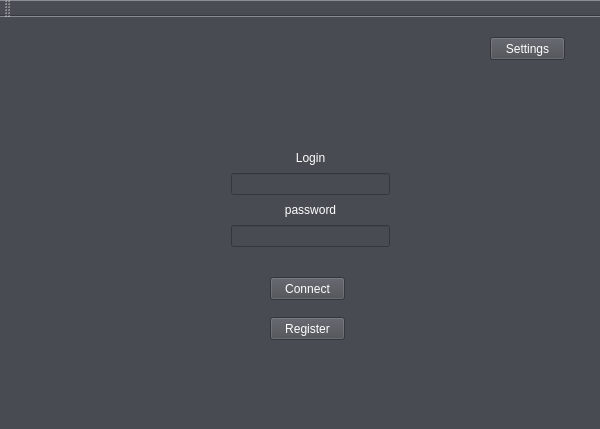
<?xml version="1.0" encoding="UTF-8"?>
<ui version="4.0">
 <class>LogGUIClass</class>
 <widget class="QMainWindow" name="LogGUIClass">
  <property name="geometry">
   <rect>
    <x>0</x>
    <y>0</y>
    <width>600</width>
    <height>429</height>
   </rect>
  </property>
  <property name="palette">
   <palette>
    <active>
     <colorrole role="WindowText">
      <brush brushstyle="SolidPattern">
       <color alpha="255">
        <red>0</red>
        <green>0</green>
        <blue>0</blue>
       </color>
      </brush>
     </colorrole>
     <colorrole role="Button">
      <brush brushstyle="SolidPattern">
       <color alpha="255">
        <red>72</red>
        <green>75</green>
        <blue>81</blue>
       </color>
      </brush>
     </colorrole>
     <colorrole role="Base">
      <brush brushstyle="SolidPattern">
       <color alpha="255">
        <red>72</red>
        <green>75</green>
        <blue>81</blue>
       </color>
      </brush>
     </colorrole>
     <colorrole role="Window">
      <brush brushstyle="SolidPattern">
       <color alpha="255">
        <red>72</red>
        <green>75</green>
        <blue>81</blue>
       </color>
      </brush>
     </colorrole>
    </active>
    <inactive>
     <colorrole role="WindowText">
      <brush brushstyle="SolidPattern">
       <color alpha="255">
        <red>0</red>
        <green>0</green>
        <blue>0</blue>
       </color>
      </brush>
     </colorrole>
     <colorrole role="Button">
      <brush brushstyle="SolidPattern">
       <color alpha="255">
        <red>72</red>
        <green>75</green>
        <blue>81</blue>
       </color>
      </brush>
     </colorrole>
     <colorrole role="Base">
      <brush brushstyle="SolidPattern">
       <color alpha="255">
        <red>72</red>
        <green>75</green>
        <blue>81</blue>
       </color>
      </brush>
     </colorrole>
     <colorrole role="Window">
      <brush brushstyle="SolidPattern">
       <color alpha="255">
        <red>72</red>
        <green>75</green>
        <blue>81</blue>
       </color>
      </brush>
     </colorrole>
    </inactive>
    <disabled>
     <colorrole role="WindowText">
      <brush brushstyle="SolidPattern">
       <color alpha="255">
        <red>120</red>
        <green>120</green>
        <blue>120</blue>
       </color>
      </brush>
     </colorrole>
     <colorrole role="Button">
      <brush brushstyle="SolidPattern">
       <color alpha="255">
        <red>72</red>
        <green>75</green>
        <blue>81</blue>
       </color>
      </brush>
     </colorrole>
     <colorrole role="Base">
      <brush brushstyle="SolidPattern">
       <color alpha="255">
        <red>72</red>
        <green>75</green>
        <blue>81</blue>
       </color>
      </brush>
     </colorrole>
     <colorrole role="Window">
      <brush brushstyle="SolidPattern">
       <color alpha="255">
        <red>72</red>
        <green>75</green>
        <blue>81</blue>
       </color>
      </brush>
     </colorrole>
    </disabled>
   </palette>
  </property>
  <property name="windowTitle">
   <string>LogGUI</string>
  </property>
  <property name="styleSheet">
   <string notr="true">background-color: rgb(72, 75, 81);</string>
  </property>
  <widget class="QWidget" name="centralWidget">
   <widget class="QPushButton" name="connect_btn">
    <property name="geometry">
     <rect>
      <x>270</x>
      <y>260</y>
      <width>75</width>
      <height>23</height>
     </rect>
    </property>
    <property name="palette">
     <palette>
      <active>
       <colorrole role="WindowText">
        <brush brushstyle="SolidPattern">
         <color alpha="255">
          <red>255</red>
          <green>255</green>
          <blue>255</blue>
         </color>
        </brush>
       </colorrole>
       <colorrole role="Button">
        <brush brushstyle="SolidPattern">
         <color alpha="255">
          <red>255</red>
          <green>255</green>
          <blue>255</blue>
         </color>
        </brush>
       </colorrole>
       <colorrole role="Text">
        <brush brushstyle="SolidPattern">
         <color alpha="255">
          <red>255</red>
          <green>255</green>
          <blue>255</blue>
         </color>
        </brush>
       </colorrole>
       <colorrole role="ButtonText">
        <brush brushstyle="SolidPattern">
         <color alpha="255">
          <red>255</red>
          <green>255</green>
          <blue>255</blue>
         </color>
        </brush>
       </colorrole>
       <colorrole role="Base">
        <brush brushstyle="SolidPattern">
         <color alpha="255">
          <red>72</red>
          <green>75</green>
          <blue>81</blue>
         </color>
        </brush>
       </colorrole>
       <colorrole role="Window">
        <brush brushstyle="SolidPattern">
         <color alpha="255">
          <red>72</red>
          <green>75</green>
          <blue>81</blue>
         </color>
        </brush>
       </colorrole>
       <colorrole role="ToolTipText">
        <brush brushstyle="SolidPattern">
         <color alpha="255">
          <red>255</red>
          <green>255</green>
          <blue>255</blue>
         </color>
        </brush>
       </colorrole>
      </active>
      <inactive>
       <colorrole role="WindowText">
        <brush brushstyle="SolidPattern">
         <color alpha="255">
          <red>255</red>
          <green>255</green>
          <blue>255</blue>
         </color>
        </brush>
       </colorrole>
       <colorrole role="Button">
        <brush brushstyle="SolidPattern">
         <color alpha="255">
          <red>255</red>
          <green>255</green>
          <blue>255</blue>
         </color>
        </brush>
       </colorrole>
       <colorrole role="Text">
        <brush brushstyle="SolidPattern">
         <color alpha="255">
          <red>255</red>
          <green>255</green>
          <blue>255</blue>
         </color>
        </brush>
       </colorrole>
       <colorrole role="ButtonText">
        <brush brushstyle="SolidPattern">
         <color alpha="255">
          <red>255</red>
          <green>255</green>
          <blue>255</blue>
         </color>
        </brush>
       </colorrole>
       <colorrole role="Base">
        <brush brushstyle="SolidPattern">
         <color alpha="255">
          <red>72</red>
          <green>75</green>
          <blue>81</blue>
         </color>
        </brush>
       </colorrole>
       <colorrole role="Window">
        <brush brushstyle="SolidPattern">
         <color alpha="255">
          <red>72</red>
          <green>75</green>
          <blue>81</blue>
         </color>
        </brush>
       </colorrole>
       <colorrole role="ToolTipText">
        <brush brushstyle="SolidPattern">
         <color alpha="255">
          <red>255</red>
          <green>255</green>
          <blue>255</blue>
         </color>
        </brush>
       </colorrole>
      </inactive>
      <disabled>
       <colorrole role="WindowText">
        <brush brushstyle="SolidPattern">
         <color alpha="255">
          <red>120</red>
          <green>120</green>
          <blue>120</blue>
         </color>
        </brush>
       </colorrole>
       <colorrole role="Button">
        <brush brushstyle="SolidPattern">
         <color alpha="255">
          <red>255</red>
          <green>255</green>
          <blue>255</blue>
         </color>
        </brush>
       </colorrole>
       <colorrole role="Text">
        <brush brushstyle="SolidPattern">
         <color alpha="255">
          <red>120</red>
          <green>120</green>
          <blue>120</blue>
         </color>
        </brush>
       </colorrole>
       <colorrole role="ButtonText">
        <brush brushstyle="SolidPattern">
         <color alpha="255">
          <red>120</red>
          <green>120</green>
          <blue>120</blue>
         </color>
        </brush>
       </colorrole>
       <colorrole role="Base">
        <brush brushstyle="SolidPattern">
         <color alpha="255">
          <red>72</red>
          <green>75</green>
          <blue>81</blue>
         </color>
        </brush>
       </colorrole>
       <colorrole role="Window">
        <brush brushstyle="SolidPattern">
         <color alpha="255">
          <red>72</red>
          <green>75</green>
          <blue>81</blue>
         </color>
        </brush>
       </colorrole>
       <colorrole role="ToolTipText">
        <brush brushstyle="SolidPattern">
         <color alpha="255">
          <red>255</red>
          <green>255</green>
          <blue>255</blue>
         </color>
        </brush>
       </colorrole>
      </disabled>
     </palette>
    </property>
    <property name="text">
     <string>Connect</string>
    </property>
   </widget>
   <widget class="QPushButton" name="settings_btn">
    <property name="geometry">
     <rect>
      <x>490</x>
      <y>20</y>
      <width>75</width>
      <height>23</height>
     </rect>
    </property>
    <property name="palette">
     <palette>
      <active>
       <colorrole role="Button">
        <brush brushstyle="SolidPattern">
         <color alpha="255">
          <red>72</red>
          <green>75</green>
          <blue>81</blue>
         </color>
        </brush>
       </colorrole>
       <colorrole role="ButtonText">
        <brush brushstyle="SolidPattern">
         <color alpha="255">
          <red>255</red>
          <green>255</green>
          <blue>255</blue>
         </color>
        </brush>
       </colorrole>
       <colorrole role="Base">
        <brush brushstyle="SolidPattern">
         <color alpha="255">
          <red>72</red>
          <green>75</green>
          <blue>81</blue>
         </color>
        </brush>
       </colorrole>
       <colorrole role="Window">
        <brush brushstyle="SolidPattern">
         <color alpha="255">
          <red>72</red>
          <green>75</green>
          <blue>81</blue>
         </color>
        </brush>
       </colorrole>
       <colorrole role="HighlightedText">
        <brush brushstyle="SolidPattern">
         <color alpha="255">
          <red>236</red>
          <green>255</green>
          <blue>137</blue>
         </color>
        </brush>
       </colorrole>
      </active>
      <inactive>
       <colorrole role="Button">
        <brush brushstyle="SolidPattern">
         <color alpha="255">
          <red>72</red>
          <green>75</green>
          <blue>81</blue>
         </color>
        </brush>
       </colorrole>
       <colorrole role="ButtonText">
        <brush brushstyle="SolidPattern">
         <color alpha="255">
          <red>255</red>
          <green>255</green>
          <blue>255</blue>
         </color>
        </brush>
       </colorrole>
       <colorrole role="Base">
        <brush brushstyle="SolidPattern">
         <color alpha="255">
          <red>72</red>
          <green>75</green>
          <blue>81</blue>
         </color>
        </brush>
       </colorrole>
       <colorrole role="Window">
        <brush brushstyle="SolidPattern">
         <color alpha="255">
          <red>72</red>
          <green>75</green>
          <blue>81</blue>
         </color>
        </brush>
       </colorrole>
       <colorrole role="HighlightedText">
        <brush brushstyle="SolidPattern">
         <color alpha="255">
          <red>236</red>
          <green>255</green>
          <blue>137</blue>
         </color>
        </brush>
       </colorrole>
      </inactive>
      <disabled>
       <colorrole role="Button">
        <brush brushstyle="SolidPattern">
         <color alpha="255">
          <red>72</red>
          <green>75</green>
          <blue>81</blue>
         </color>
        </brush>
       </colorrole>
       <colorrole role="ButtonText">
        <brush brushstyle="SolidPattern">
         <color alpha="255">
          <red>120</red>
          <green>120</green>
          <blue>120</blue>
         </color>
        </brush>
       </colorrole>
       <colorrole role="Base">
        <brush brushstyle="SolidPattern">
         <color alpha="255">
          <red>72</red>
          <green>75</green>
          <blue>81</blue>
         </color>
        </brush>
       </colorrole>
       <colorrole role="Window">
        <brush brushstyle="SolidPattern">
         <color alpha="255">
          <red>72</red>
          <green>75</green>
          <blue>81</blue>
         </color>
        </brush>
       </colorrole>
       <colorrole role="HighlightedText">
        <brush brushstyle="SolidPattern">
         <color alpha="255">
          <red>236</red>
          <green>255</green>
          <blue>137</blue>
         </color>
        </brush>
       </colorrole>
      </disabled>
     </palette>
    </property>
    <property name="styleSheet">
     <string notr="true">selection-color: rgb(236, 255, 137);</string>
    </property>
    <property name="text">
     <string>Settings</string>
    </property>
   </widget>
   <widget class="QWidget" name="layoutWidget">
    <property name="geometry">
     <rect>
      <x>220</x>
      <y>120</y>
      <width>181</width>
      <height>121</height>
     </rect>
    </property>
    <layout class="QVBoxLayout" name="verticalLayout">
     <item>
      <widget class="QLabel" name="label_login">
       <property name="palette">
        <palette>
         <active>
          <colorrole role="WindowText">
           <brush brushstyle="SolidPattern">
            <color alpha="255">
             <red>255</red>
             <green>255</green>
             <blue>255</blue>
            </color>
           </brush>
          </colorrole>
          <colorrole role="Button">
           <brush brushstyle="SolidPattern">
            <color alpha="255">
             <red>72</red>
             <green>75</green>
             <blue>81</blue>
            </color>
           </brush>
          </colorrole>
          <colorrole role="Text">
           <brush brushstyle="SolidPattern">
            <color alpha="255">
             <red>0</red>
             <green>0</green>
             <blue>0</blue>
            </color>
           </brush>
          </colorrole>
          <colorrole role="Base">
           <brush brushstyle="SolidPattern">
            <color alpha="255">
             <red>72</red>
             <green>75</green>
             <blue>81</blue>
            </color>
           </brush>
          </colorrole>
          <colorrole role="Window">
           <brush brushstyle="SolidPattern">
            <color alpha="255">
             <red>72</red>
             <green>75</green>
             <blue>81</blue>
            </color>
           </brush>
          </colorrole>
         </active>
         <inactive>
          <colorrole role="WindowText">
           <brush brushstyle="SolidPattern">
            <color alpha="255">
             <red>255</red>
             <green>255</green>
             <blue>255</blue>
            </color>
           </brush>
          </colorrole>
          <colorrole role="Button">
           <brush brushstyle="SolidPattern">
            <color alpha="255">
             <red>72</red>
             <green>75</green>
             <blue>81</blue>
            </color>
           </brush>
          </colorrole>
          <colorrole role="Text">
           <brush brushstyle="SolidPattern">
            <color alpha="255">
             <red>0</red>
             <green>0</green>
             <blue>0</blue>
            </color>
           </brush>
          </colorrole>
          <colorrole role="Base">
           <brush brushstyle="SolidPattern">
            <color alpha="255">
             <red>72</red>
             <green>75</green>
             <blue>81</blue>
            </color>
           </brush>
          </colorrole>
          <colorrole role="Window">
           <brush brushstyle="SolidPattern">
            <color alpha="255">
             <red>72</red>
             <green>75</green>
             <blue>81</blue>
            </color>
           </brush>
          </colorrole>
         </inactive>
         <disabled>
          <colorrole role="WindowText">
           <brush brushstyle="SolidPattern">
            <color alpha="255">
             <red>120</red>
             <green>120</green>
             <blue>120</blue>
            </color>
           </brush>
          </colorrole>
          <colorrole role="Button">
           <brush brushstyle="SolidPattern">
            <color alpha="255">
             <red>72</red>
             <green>75</green>
             <blue>81</blue>
            </color>
           </brush>
          </colorrole>
          <colorrole role="Text">
           <brush brushstyle="SolidPattern">
            <color alpha="255">
             <red>120</red>
             <green>120</green>
             <blue>120</blue>
            </color>
           </brush>
          </colorrole>
          <colorrole role="Base">
           <brush brushstyle="SolidPattern">
            <color alpha="255">
             <red>72</red>
             <green>75</green>
             <blue>81</blue>
            </color>
           </brush>
          </colorrole>
          <colorrole role="Window">
           <brush brushstyle="SolidPattern">
            <color alpha="255">
             <red>72</red>
             <green>75</green>
             <blue>81</blue>
            </color>
           </brush>
          </colorrole>
         </disabled>
        </palette>
       </property>
       <property name="text">
        <string>Login</string>
       </property>
       <property name="alignment">
        <set>Qt::AlignCenter</set>
       </property>
      </widget>
     </item>
     <item>
      <widget class="QLineEdit" name="login_edit"/>
     </item>
     <item>
      <widget class="QLabel" name="label_psw">
       <property name="palette">
        <palette>
         <active>
          <colorrole role="WindowText">
           <brush brushstyle="SolidPattern">
            <color alpha="255">
             <red>255</red>
             <green>255</green>
             <blue>255</blue>
            </color>
           </brush>
          </colorrole>
          <colorrole role="Button">
           <brush brushstyle="SolidPattern">
            <color alpha="255">
             <red>72</red>
             <green>75</green>
             <blue>81</blue>
            </color>
           </brush>
          </colorrole>
          <colorrole role="Base">
           <brush brushstyle="SolidPattern">
            <color alpha="255">
             <red>72</red>
             <green>75</green>
             <blue>81</blue>
            </color>
           </brush>
          </colorrole>
          <colorrole role="Window">
           <brush brushstyle="SolidPattern">
            <color alpha="255">
             <red>72</red>
             <green>75</green>
             <blue>81</blue>
            </color>
           </brush>
          </colorrole>
         </active>
         <inactive>
          <colorrole role="WindowText">
           <brush brushstyle="SolidPattern">
            <color alpha="255">
             <red>255</red>
             <green>255</green>
             <blue>255</blue>
            </color>
           </brush>
          </colorrole>
          <colorrole role="Button">
           <brush brushstyle="SolidPattern">
            <color alpha="255">
             <red>72</red>
             <green>75</green>
             <blue>81</blue>
            </color>
           </brush>
          </colorrole>
          <colorrole role="Base">
           <brush brushstyle="SolidPattern">
            <color alpha="255">
             <red>72</red>
             <green>75</green>
             <blue>81</blue>
            </color>
           </brush>
          </colorrole>
          <colorrole role="Window">
           <brush brushstyle="SolidPattern">
            <color alpha="255">
             <red>72</red>
             <green>75</green>
             <blue>81</blue>
            </color>
           </brush>
          </colorrole>
         </inactive>
         <disabled>
          <colorrole role="WindowText">
           <brush brushstyle="SolidPattern">
            <color alpha="255">
             <red>120</red>
             <green>120</green>
             <blue>120</blue>
            </color>
           </brush>
          </colorrole>
          <colorrole role="Button">
           <brush brushstyle="SolidPattern">
            <color alpha="255">
             <red>72</red>
             <green>75</green>
             <blue>81</blue>
            </color>
           </brush>
          </colorrole>
          <colorrole role="Base">
           <brush brushstyle="SolidPattern">
            <color alpha="255">
             <red>72</red>
             <green>75</green>
             <blue>81</blue>
            </color>
           </brush>
          </colorrole>
          <colorrole role="Window">
           <brush brushstyle="SolidPattern">
            <color alpha="255">
             <red>72</red>
             <green>75</green>
             <blue>81</blue>
            </color>
           </brush>
          </colorrole>
         </disabled>
        </palette>
       </property>
       <property name="text">
        <string>password</string>
       </property>
       <property name="alignment">
        <set>Qt::AlignCenter</set>
       </property>
      </widget>
     </item>
     <item>
      <widget class="QLineEdit" name="psw_edit">
       <property name="styleSheet">
        <string notr="true"/>
       </property>
      </widget>
     </item>
    </layout>
   </widget>
   <widget class="QPushButton" name="pushButton_register">
    <property name="geometry">
     <rect>
      <x>270</x>
      <y>300</y>
      <width>75</width>
      <height>23</height>
     </rect>
    </property>
    <property name="palette">
     <palette>
      <active>
       <colorrole role="Button">
        <brush brushstyle="SolidPattern">
         <color alpha="255">
          <red>72</red>
          <green>75</green>
          <blue>81</blue>
         </color>
        </brush>
       </colorrole>
       <colorrole role="ButtonText">
        <brush brushstyle="SolidPattern">
         <color alpha="255">
          <red>255</red>
          <green>255</green>
          <blue>255</blue>
         </color>
        </brush>
       </colorrole>
       <colorrole role="Base">
        <brush brushstyle="SolidPattern">
         <color alpha="255">
          <red>72</red>
          <green>75</green>
          <blue>81</blue>
         </color>
        </brush>
       </colorrole>
       <colorrole role="Window">
        <brush brushstyle="SolidPattern">
         <color alpha="255">
          <red>72</red>
          <green>75</green>
          <blue>81</blue>
         </color>
        </brush>
       </colorrole>
      </active>
      <inactive>
       <colorrole role="Button">
        <brush brushstyle="SolidPattern">
         <color alpha="255">
          <red>72</red>
          <green>75</green>
          <blue>81</blue>
         </color>
        </brush>
       </colorrole>
       <colorrole role="ButtonText">
        <brush brushstyle="SolidPattern">
         <color alpha="255">
          <red>255</red>
          <green>255</green>
          <blue>255</blue>
         </color>
        </brush>
       </colorrole>
       <colorrole role="Base">
        <brush brushstyle="SolidPattern">
         <color alpha="255">
          <red>72</red>
          <green>75</green>
          <blue>81</blue>
         </color>
        </brush>
       </colorrole>
       <colorrole role="Window">
        <brush brushstyle="SolidPattern">
         <color alpha="255">
          <red>72</red>
          <green>75</green>
          <blue>81</blue>
         </color>
        </brush>
       </colorrole>
      </inactive>
      <disabled>
       <colorrole role="Button">
        <brush brushstyle="SolidPattern">
         <color alpha="255">
          <red>72</red>
          <green>75</green>
          <blue>81</blue>
         </color>
        </brush>
       </colorrole>
       <colorrole role="ButtonText">
        <brush brushstyle="SolidPattern">
         <color alpha="255">
          <red>120</red>
          <green>120</green>
          <blue>120</blue>
         </color>
        </brush>
       </colorrole>
       <colorrole role="Base">
        <brush brushstyle="SolidPattern">
         <color alpha="255">
          <red>72</red>
          <green>75</green>
          <blue>81</blue>
         </color>
        </brush>
       </colorrole>
       <colorrole role="Window">
        <brush brushstyle="SolidPattern">
         <color alpha="255">
          <red>72</red>
          <green>75</green>
          <blue>81</blue>
         </color>
        </brush>
       </colorrole>
      </disabled>
     </palette>
    </property>
    <property name="text">
     <string>Register</string>
    </property>
   </widget>
   <widget class="QLabel" name="label">
    <property name="geometry">
     <rect>
      <x>220</x>
      <y>30</y>
      <width>181</width>
      <height>71</height>
     </rect>
    </property>
    <property name="text">
     <string>&lt;html&gt;&lt;head/&gt;&lt;body&gt;&lt;p&gt;&lt;img src=&quot;:/LogGUI/logo.png&quot;/&gt;&lt;/p&gt;&lt;/body&gt;&lt;/html&gt;</string>
    </property>
   </widget>
  </widget>
  <widget class="QMenuBar" name="menuBar">
   <property name="geometry">
    <rect>
     <x>0</x>
     <y>0</y>
     <width>600</width>
     <height>21</height>
    </rect>
   </property>
  </widget>
  <widget class="QToolBar" name="mainToolBar">
   <attribute name="toolBarArea">
    <enum>TopToolBarArea</enum>
   </attribute>
   <attribute name="toolBarBreak">
    <bool>false</bool>
   </attribute>
  </widget>
  <widget class="QStatusBar" name="statusBar"/>
 </widget>
 <layoutdefault spacing="6" margin="11"/>
 <resources>
  <include location="LogGUI.qrc"/>
 </resources>
 <connections/>
</ui>
